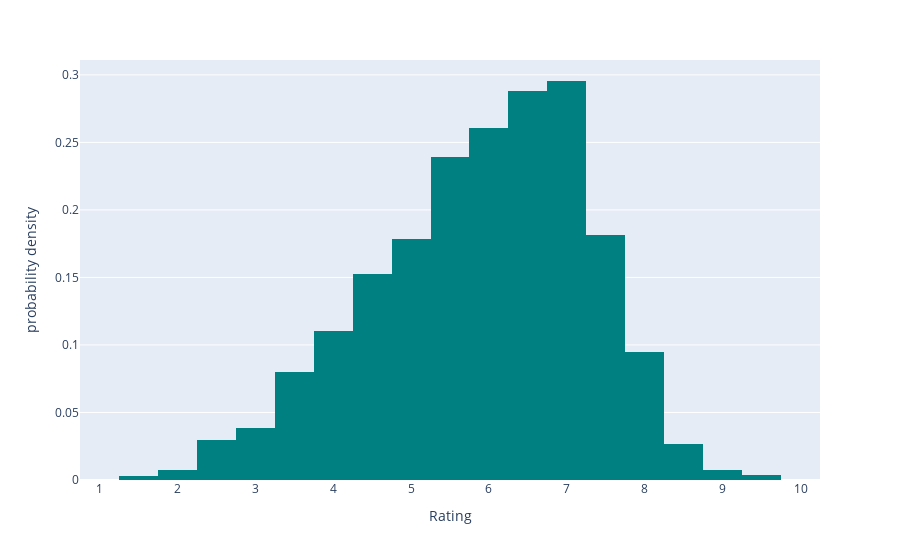

Source (notebook cell):
### Code cell
rating = px.histogram(df, x = "Rating", histnorm = "probability density",nbins = 30, color_discrete_sequence=['teal'])
rating.show()

### Figure 1 — Plotly figure (JSON) as saved in the notebook; plotly's stock layout.template omitted (floating-point values rounded to 4 significant figures; data arrays with more than 128 entries replaced by an {"elided": "..."} marker saying what was removed)
{"data": [{"bingroup": "x", "histnorm": "probability density", "hovertemplate": "Rating=%{x}<br>probability density=%{y}<extra></extra>", "legendgroup": "", "marker": {"color": "teal", "pattern": {"shape": ""}}, "name": "", "nbinsx": 30, "orientation": "v", "showlegend": false, "type": "histogram", "x": {"elided": "5659 float values"}, "xaxis": "x", "yaxis": "y"}], "layout": {"autosize": true, "barmode": "relative", "legend": {"tracegroupgap": 0}, "margin": {"t": 60}, "xaxis": {"anchor": "y", "autorange": true, "domain": [0, 1], "range": [0.75, 10.25], "title": {"text": "Rating"}, "type": "linear"}, "yaxis": {"anchor": "x", "autorange": true, "domain": [0, 1], "range": [0, 0.311], "title": {"text": "probability density"}}}}
